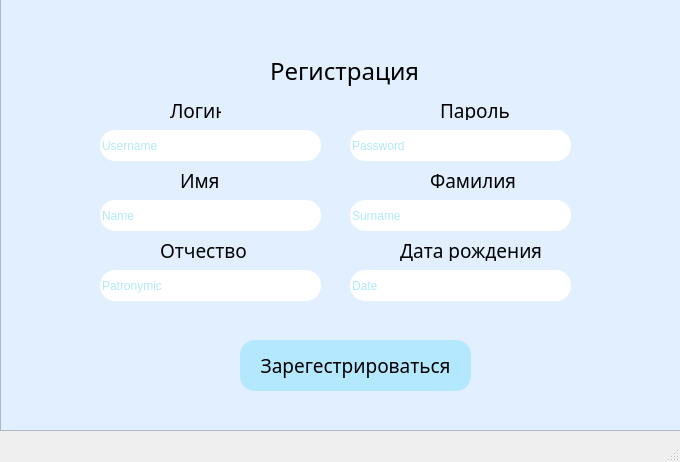
<?xml version="1.0" encoding="UTF-8"?>
<ui version="4.0">
 <class>MainWindow</class>
 <widget class="QMainWindow" name="MainWindow">
  <property name="geometry">
   <rect>
    <x>0</x>
    <y>0</y>
    <width>680</width>
    <height>462</height>
   </rect>
  </property>
  <property name="windowTitle">
   <string>MainWindow</string>
  </property>
  <widget class="QWidget" name="centralwidget">
   <widget class="QListView" name="listView">
    <property name="geometry">
     <rect>
      <x>0</x>
      <y>-10</y>
      <width>681</width>
      <height>441</height>
     </rect>
    </property>
    <property name="styleSheet">
     <string notr="true">background-color: rgb(225, 239, 255);</string>
    </property>
   </widget>
   <widget class="QLabel" name="label_4">
    <property name="geometry">
     <rect>
      <x>270</x>
      <y>50</y>
      <width>381</width>
      <height>41</height>
     </rect>
    </property>
    <property name="font">
     <font>
      <family>Candara</family>
      <pointsize>18</pointsize>
     </font>
    </property>
    <property name="text">
     <string>Регистрация</string>
    </property>
   </widget>
   <widget class="QLineEdit" name="lineEdit">
    <property name="geometry">
     <rect>
      <x>100</x>
      <y>130</y>
      <width>221</width>
      <height>31</height>
     </rect>
    </property>
    <property name="styleSheet">
     <string notr="true">QLineEdit {
border-color: rgb(67, 101, 255);
border-radius:15px;
color:rgb(102, 212, 241);
font: 75 9pt &quot;Candara&quot;;
}
</string>
    </property>
    <property name="text">
     <string/>
    </property>
    <property name="placeholderText">
     <string>Username</string>
    </property>
   </widget>
   <widget class="QLineEdit" name="lineEdit_2">
    <property name="geometry">
     <rect>
      <x>350</x>
      <y>130</y>
      <width>221</width>
      <height>31</height>
     </rect>
    </property>
    <property name="styleSheet">
     <string notr="true">QLineEdit {
border-color: rgb(67, 101, 255);
border-radius:15px;
color:rgb(102, 212, 241);
font: 75 9pt &quot;Candara&quot;;
}</string>
    </property>
    <property name="text">
     <string/>
    </property>
    <property name="echoMode">
     <enum>QLineEdit::Normal</enum>
    </property>
    <property name="placeholderText">
     <string>Password</string>
    </property>
   </widget>
   <widget class="QPushButton" name="pushButton">
    <property name="geometry">
     <rect>
      <x>240</x>
      <y>340</y>
      <width>231</width>
      <height>51</height>
     </rect>
    </property>
    <property name="font">
     <font>
      <family>Candara</family>
      <pointsize>14</pointsize>
     </font>
    </property>
    <property name="styleSheet">
     <string notr="true">QWidget {
 
	background-color: rgb(180, 232, 255);
}
QPushButton {
border-radius:15px;

}</string>
    </property>
    <property name="text">
     <string>Зарегестрироваться</string>
    </property>
   </widget>
   <widget class="QLabel" name="label">
    <property name="geometry">
     <rect>
      <x>170</x>
      <y>100</y>
      <width>51</width>
      <height>21</height>
     </rect>
    </property>
    <property name="font">
     <font>
      <family>Candara</family>
      <pointsize>14</pointsize>
     </font>
    </property>
    <property name="text">
     <string>Логин:</string>
    </property>
   </widget>
   <widget class="QLabel" name="label_2">
    <property name="geometry">
     <rect>
      <x>440</x>
      <y>100</y>
      <width>81</width>
      <height>20</height>
     </rect>
    </property>
    <property name="font">
     <font>
      <family>Candara</family>
      <pointsize>14</pointsize>
      <weight>50</weight>
      <bold>false</bold>
     </font>
    </property>
    <property name="text">
     <string>Пароль</string>
    </property>
   </widget>
   <widget class="QLineEdit" name="lineEdit_3">
    <property name="geometry">
     <rect>
      <x>100</x>
      <y>200</y>
      <width>221</width>
      <height>31</height>
     </rect>
    </property>
    <property name="styleSheet">
     <string notr="true">QLineEdit {
border-color: rgb(67, 101, 255);
border-radius:15px;
color:rgb(102, 212, 241);
font: 75 9pt &quot;Candara&quot;;
}
</string>
    </property>
    <property name="text">
     <string/>
    </property>
    <property name="placeholderText">
     <string>Name</string>
    </property>
   </widget>
   <widget class="QLabel" name="label_3">
    <property name="geometry">
     <rect>
      <x>180</x>
      <y>170</y>
      <width>51</width>
      <height>21</height>
     </rect>
    </property>
    <property name="font">
     <font>
      <family>Candara</family>
      <pointsize>14</pointsize>
     </font>
    </property>
    <property name="text">
     <string>Имя</string>
    </property>
   </widget>
   <widget class="QLabel" name="label_5">
    <property name="geometry">
     <rect>
      <x>430</x>
      <y>170</y>
      <width>101</width>
      <height>21</height>
     </rect>
    </property>
    <property name="font">
     <font>
      <family>Candara</family>
      <pointsize>14</pointsize>
     </font>
    </property>
    <property name="text">
     <string>Фамилия</string>
    </property>
   </widget>
   <widget class="QLineEdit" name="lineEdit_4">
    <property name="geometry">
     <rect>
      <x>350</x>
      <y>200</y>
      <width>221</width>
      <height>31</height>
     </rect>
    </property>
    <property name="styleSheet">
     <string notr="true">QLineEdit {
border-color: rgb(67, 101, 255);
border-radius:15px;
color:rgb(102, 212, 241);
font: 75 9pt &quot;Candara&quot;;
}
</string>
    </property>
    <property name="text">
     <string/>
    </property>
    <property name="placeholderText">
     <string>Surname</string>
    </property>
   </widget>
   <widget class="QLabel" name="label_6">
    <property name="geometry">
     <rect>
      <x>160</x>
      <y>240</y>
      <width>141</width>
      <height>21</height>
     </rect>
    </property>
    <property name="font">
     <font>
      <family>Candara</family>
      <pointsize>14</pointsize>
     </font>
    </property>
    <property name="text">
     <string>Отчество</string>
    </property>
   </widget>
   <widget class="QLineEdit" name="lineEdit_5">
    <property name="geometry">
     <rect>
      <x>100</x>
      <y>270</y>
      <width>221</width>
      <height>31</height>
     </rect>
    </property>
    <property name="styleSheet">
     <string notr="true">QLineEdit {
border-color: rgb(67, 101, 255);
border-radius:15px;
color:rgb(102, 212, 241);
font: 75 9pt &quot;Candara&quot;;
}
</string>
    </property>
    <property name="text">
     <string/>
    </property>
    <property name="placeholderText">
     <string>Patronymic</string>
    </property>
   </widget>
   <widget class="QLabel" name="label_7">
    <property name="geometry">
     <rect>
      <x>400</x>
      <y>240</y>
      <width>141</width>
      <height>21</height>
     </rect>
    </property>
    <property name="font">
     <font>
      <family>Candara</family>
      <pointsize>14</pointsize>
     </font>
    </property>
    <property name="text">
     <string>Дата рождения</string>
    </property>
   </widget>
   <widget class="QLineEdit" name="lineEdit_6">
    <property name="geometry">
     <rect>
      <x>350</x>
      <y>270</y>
      <width>221</width>
      <height>31</height>
     </rect>
    </property>
    <property name="styleSheet">
     <string notr="true">QLineEdit {
border-color: rgb(67, 101, 255);
border-radius:15px;
color:rgb(102, 212, 241);
font: 75 9pt &quot;Candara&quot;;
}
</string>
    </property>
    <property name="text">
     <string/>
    </property>
    <property name="placeholderText">
     <string>Date</string>
    </property>
   </widget>
   <widget class="QLabel" name="label_8">
    <property name="geometry">
     <rect>
      <x>540</x>
      <y>30</y>
      <width>91</width>
      <height>81</height>
     </rect>
    </property>
    <property name="text">
     <string/>
    </property>
    <property name="pixmap">
     <pixmap>medical-checkup_10476244.png</pixmap>
    </property>
    <property name="scaledContents">
     <bool>true</bool>
    </property>
   </widget>
  </widget>
  <widget class="QMenuBar" name="menubar">
   <property name="geometry">
    <rect>
     <x>0</x>
     <y>0</y>
     <width>680</width>
     <height>21</height>
    </rect>
   </property>
  </widget>
  <widget class="QStatusBar" name="statusbar"/>
 </widget>
 <resources/>
 <connections/>
</ui>
